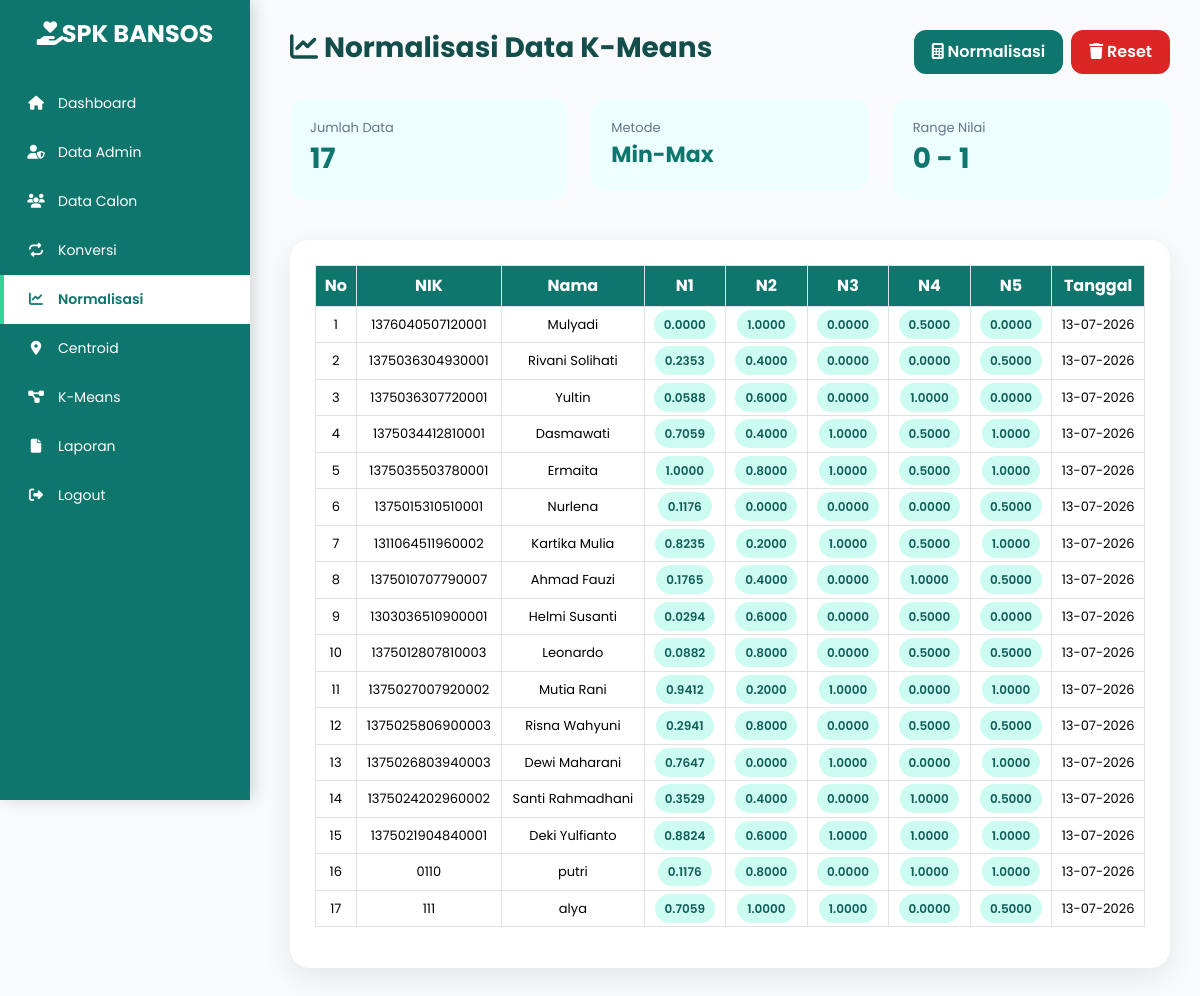
The page /admin/normalisasi.php (signed in) on the database its author committed.
### tables this page shows
CREATE TABLE `tbl_normalisasi` (
  `id_normalisasi` int(11) NOT NULL,
  `id_calon` int(11) NOT NULL,
  `n1` decimal(10,4) DEFAULT NULL,
  `n2` decimal(10,4) DEFAULT NULL,
  `n3` decimal(10,4) DEFAULT NULL,
  `n4` decimal(10,4) DEFAULT NULL,
  `n5` decimal(10,4) DEFAULT NULL,
  `created_at` timestamp NULL DEFAULT current_timestamp()
);

CREATE TABLE `tbl_calon_penerima` (
  `id_calon` int(11) NOT NULL,
  `nik` varchar(16) NOT NULL,
  `nama` varchar(100) NOT NULL,
  `alamat` text DEFAULT NULL,
  `pendapatan` decimal(12,2) NOT NULL,
  `jumlah_tanggungan` int(11) NOT NULL,
  `daya_listrik` enum('450 VA','900 VA') NOT NULL,
  `status_rumah` enum('Bebas Sewa','Kontrak','Milik Sendiri') NOT NULL,
  `kondisi_rumah` enum('Tidak Permanen','Semi Permanen','Permanen') NOT NULL,
  `created_at` timestamp NULL DEFAULT current_timestamp(),
  `updated_at` timestamp NULL DEFAULT current_timestamp() ON UPDATE current_timestamp()
);

### admin/normalisasi.php (the view, shortened to what this page needs)
<?php
require_once __DIR__ . "/../config/koneksi.php";
$data=mysqli_query($conn,"
SELECT
n.*,
cp.nik,
cp.nama
FROM tbl_normalisasi n
JOIN tbl_calon_penerima cp
ON n.id_calon=cp.id_calon
ORDER BY n.id_normalisasi ASC
");
$total=mysqli_num_rows($data);
include "../includes/header.php";
include "../includes/sidebar.php";
?>
<div class="content">
<div class="d-flex justify-content-between align-items-center mb-4">
<h3 class="title">
<i class="fa-solid fa-chart-line"></i>
Normalisasi Data K-Means
</h3>
<div class="d-flex gap-2">
<form method="POST">
<button
name="normalisasi"
class="btn btn-normalisasi"
onclick="return confirm('Lakukan proses normalisasi?')">
<i class="fa fa-calculator"></i>
Normalisasi
</button>
</form>
<form method="POST">
<button
name="reset"
class="btn btn-reset"
onclick="return confirm('Hapus data normalisasi?')">
<i class="fa fa-trash"></i>
Reset
</button>
</form>
</div>
</div>
<div class="row mb-4">
<div class="col-md-4 mb-3">
<div class="stat-box">
<div class="stat-label">
Jumlah Data
</div>
<div class="stat-value">
<?= $total ?>
</div>
</div>
</div>
<div class="col-md-4 mb-3">
<div class="stat-box">
<div class="stat-label">
Metode
</div>
<div class="stat-value metode">
Min-Max
</div>
</div>
</div>
<div class="col-md-4 mb-3">
<div class="stat-box">
<div class="stat-label">
Range Nilai
</div>
<div class="stat-value">
0 - 1
</div>
</div>
</div>
</div>
<div class="card-custom">
<div class="table-responsive">
<table class="table table-bordered">
<thead>
<tr>
<th>No</th>
<th>NIK</th>
<th>Nama</th>
<th>N1</th>
<th>N2</th>
<th>N3</th>
<th>N4</th>
<th>N5</th>
<th>Tanggal</th>
</tr>
</thead>
<tbody>
<?php if($total > 0): ?>
<?php
$no=1;
while($row=mysqli_fetch_assoc($data)):
?>
<tr>
<td>
<?= $no++ ?>
</td>
<td>
<?= htmlspecialchars($row['nik']) ?>
</td>
<td>
<?= htmlspecialchars($row['nama']) ?>
</td>
<td>
<span class="nilai">
<?= number_format($row['n1'],4) ?>
</span>
</td>
<td>
<span class="nilai">
<?= number_format($row['n2'],4) ?>
</span>
</td>
<td>
<span class="nilai">
<?= number_format($row['n3'],4) ?>
</span>
</td>
<td>
<span class="nilai">
<?= number_format($row['n4'],4) ?>
</span>
</td>
<td>
<span class="nilai">
<?= number_format($row['n5'],4) ?>
</span>
</td>
<td>
<?php
if(isset($row['created_at'])){
echo date(
"d-m-Y",
strtotime($row['created_at'])
);
}else{
echo "-";
}
?>
</td>
</tr>
<?php endwhile; ?>
<?php endif; ?>
</tbody>
</table>
</div>
</div>
</div>
<?php include "../includes/footer.php"; ?>

### assets/css/style.css (style rules this page uses)
:root { --primary:#0F766E; --secondary:#134E4A; --bg:#F8FAFC; --card:#FFFFFF; --text:#1F2937; --accent:#34D399; --shadow:0 8px 20px rgba(0,0,0,.08); }
* { font-family:'Poppins',sans-serif; margin:0; padding:0; box-sizing:border-box; transition:.3s ease; }
body { background:var(--bg); color:var(--text); }
.content { margin-left:260px; padding:30px; transition:.3s ease; }

### admin/normalisasi.php (style rules this page uses)
.title { color:#134E4A; font-weight:700; }
.card-custom { background:#fff; border-radius:20px; box-shadow:0 10px 30px rgba(0,0,0,.08); padding:25px; }
.btn-normalisasi { background:#0F766E; color:white; border-radius:12px; padding:10px 18px; font-weight:600; border:none; }
.btn-reset { background:#DC2626; color:white; border-radius:12px; padding:10px 18px; font-weight:600; border:none; }
.stat-box { background:#ECFEFF; border-radius:16px; padding:20px; }
.stat-label { font-size:13px; color:#64748B; }
.stat-value { font-size:28px; font-weight:700; color:#0F766E; }
.metode { font-size:22px; }
.table thead th { background:#0F766E; color:white; text-align:center; }
.table tbody td { text-align:center; vertical-align:middle; font-size:13px; }
.nilai { background:#CCFBF1; color:#115E59; padding:6px 10px; border-radius:20px; font-weight:600; font-size:12px; }

### rows shown on the page
tbl_normalisasi: id_calon.nik "1376040507120001", id_calon.nama "Mulyadi", n1 "0.0000", n2 "1.0000", n3 "0.0000", n4 "0.5000", n5 "0.0000", created_at "13-07-2026"
tbl_normalisasi: id_calon.nik "1375036304930001", id_calon.nama "Rivani Solihati", n1 "0.2353", n2 "0.4000", n3 "0.0000", n4 "0.0000", n5 "0.5000", created_at "13-07-2026"
tbl_normalisasi: id_calon.nik "1375036307720001", id_calon.nama "Yultin", n1 "0.0588", n2 "0.6000", n3 "0.0000", n4 "1.0000", n5 "0.0000", created_at "13-07-2026"
tbl_normalisasi: id_calon.nik "1375034412810001", id_calon.nama "Dasmawati", n1 "0.7059", n2 "0.4000", n3 "1.0000", n4 "0.5000", n5 "1.0000", created_at "13-07-2026"
tbl_normalisasi: id_calon.nik "1375035503780001", id_calon.nama "Ermaita", n1 "1.0000", n2 "0.8000", n3 "1.0000", n4 "0.5000", n5 "1.0000", created_at "13-07-2026"
tbl_normalisasi: id_calon.nik "1375015310510001", id_calon.nama "Nurlena", n1 "0.1176", n2 "0.0000", n3 "0.0000", n4 "0.0000", n5 "0.5000", created_at "13-07-2026"
tbl_normalisasi: id_calon.nik "1311064511960002", id_calon.nama "Kartika Mulia", n1 "0.8235", n2 "0.2000", n3 "1.0000", n4 "0.5000", n5 "1.0000", created_at "13-07-2026"
tbl_normalisasi: id_calon.nik "1375010707790007", id_calon.nama "Ahmad Fauzi", n1 "0.1765", n2 "0.4000", n3 "0.0000", n4 "1.0000", n5 "0.5000", created_at "13-07-2026"
tbl_normalisasi: id_calon.nik "1303036510900001", id_calon.nama "Helmi Susanti", n1 "0.0294", n2 "0.6000", n3 "0.0000", n4 "0.5000", n5 "0.0000", created_at "13-07-2026"
tbl_normalisasi: id_calon.nik "1375012807810003", id_calon.nama "Leonardo", n1 "0.0882", n2 "0.8000", n3 "0.0000", n4 "0.5000", n5 "0.5000", created_at "13-07-2026"
tbl_normalisasi: id_calon.nik "1375027007920002", id_calon.nama "Mutia Rani", n1 "0.9412", n2 "0.2000", n3 "1.0000", n4 "0.0000", n5 "1.0000", created_at "13-07-2026"
tbl_normalisasi: id_calon.nik "1375025806900003", id_calon.nama "Risna Wahyuni", n1 "0.2941", n2 "0.8000", n3 "0.0000", n4 "0.5000", n5 "0.5000", created_at "13-07-2026"
tbl_normalisasi: id_calon.nik "1375026803940003", id_calon.nama "Dewi Maharani", n1 "0.7647", n2 "0.0000", n3 "1.0000", n4 "0.0000", n5 "1.0000", created_at "13-07-2026"
tbl_normalisasi: id_calon.nik "1375024202960002", id_calon.nama "Santi Rahmadhani", n1 "0.3529", n2 "0.4000", n3 "0.0000", n4 "1.0000", n5 "0.5000", created_at "13-07-2026"
tbl_normalisasi: id_calon.nik "1375021904840001", id_calon.nama "Deki Yulfianto", n1 "0.8824", n2 "0.6000", n3 "1.0000", n4 "1.0000", n5 "1.0000", created_at "13-07-2026"
tbl_normalisasi: id_calon.nik "0110", id_calon.nama "putri", n1 "0.1176", n2 "0.8000", n3 "0.0000", n4 "1.0000", n5 "1.0000", created_at "13-07-2026"
tbl_normalisasi: id_calon.nik "111", id_calon.nama "alya", n1 "0.7059", n2 "1.0000", n3 "1.0000", n4 "0.0000", n5 "0.5000", created_at "13-07-2026"

### other values the page prints
$total "17"
